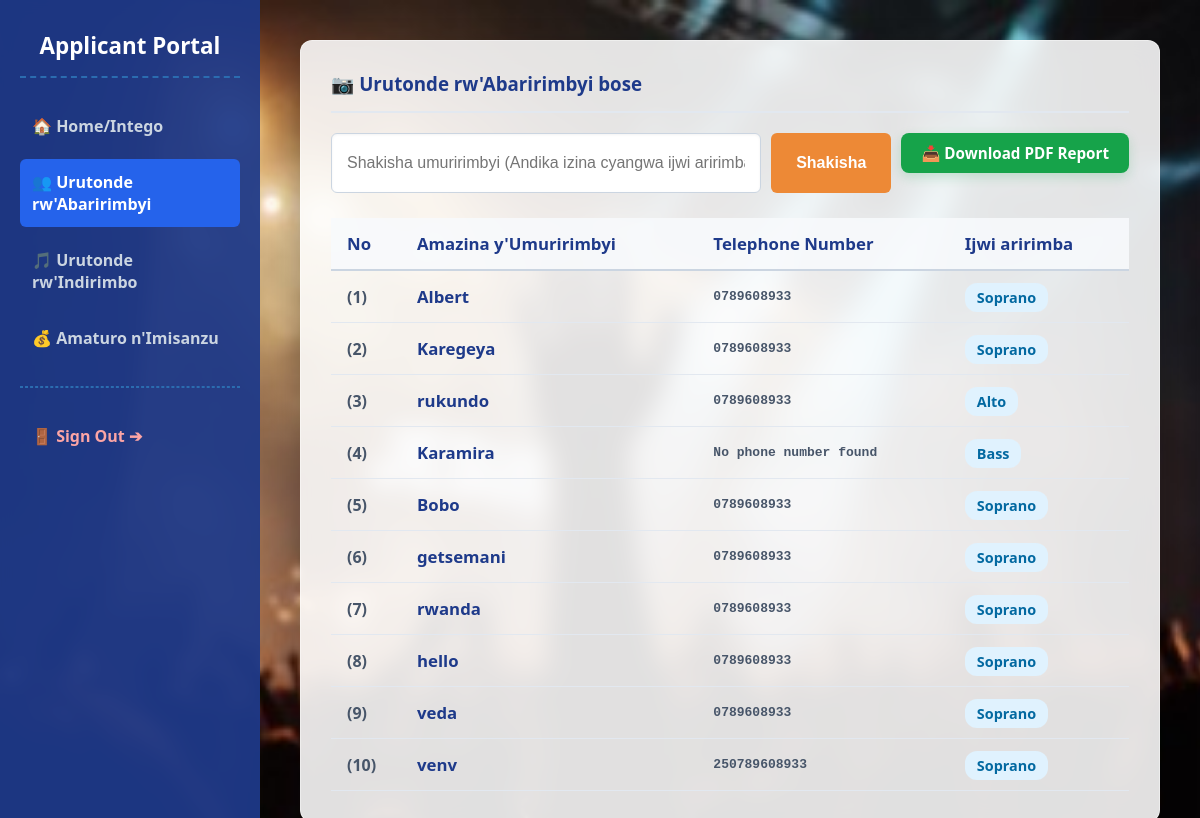
Screenshot of /members/ (signed in) with the database file from the repository.
### choir_app/models.py (models this page shows, shortened)
class Member(models.Model):
    VOICE_CHOICES = [
        ('Soprano', 'Soprano'),
        ('Alto', 'Alto'),
        ('Tenor', 'Tenor'),
        ('Bass', 'Bass'),
    ]
    name = models.CharField(max_length=200)
    voice = models.CharField(max_length=50, choices=VOICE_CHOICES)
    phone = models.CharField(max_length=20, blank=True, null=True)

### choir_app/views.py (the view, shortened to what this page needs)
# urls.py: path('members/', views.members_list, name='members_list'),
@login_required(login_url='/login/')
def members_list(request):
    query = request.GET.get('q', '')
    if query:
        members = Member.objects.filter(name__icontains=query) | Member.objects.filter(voice__icontains=query)
    else:
        members = Member.objects.all()
    return render(request, 'choir_app/members.html', {'members': members, 'query': query})

### choir_app/templates/choir_app/members.html (shortened to what this page needs)
{% load static %}
<!DOCTYPE html>
<html lang="en">
<head>
</head>
<body>
    <div class="sidebar">
        <h2>Applicant Portal</h2>
        <div class="sidebar-menu">
            <a href="{% url 'index' %}">🏠 Home/Intego</a>
            <a href="{% url 'members_list' %}" class="active">👥 Urutonde rw'Abaririmbyi</a>
            <a href="{% url 'songs_list' %}">🎵 Urutonde rw'Indirimbo</a>
            <a href="{% url 'contributions_list' %}">💰 Amaturo n'Imisanzu</a>
            <hr style="border: 1px dashed #2b6cb0; width: 100%; margin: 15px 0;">
            <a href="{% url 'logout' %}" style="color: #fca5a5;">🚪 Sign Out ➔</a>
        </div>
    </div>
    <div class="main-workspace">
        <div class="container-box">
            <h3>📷 Urutonde rw'Abaririmbyi bose</h3>
            <form method="GET" action="{% url 'members_list' %}" style="display: flex; gap: 10px; margin-bottom: 25px;">
                <input type="text" name="q" value="{{ query|default:'' }}" placeholder="Shakisha umuririmbyi (Andika izina cyangwa ijwi aririmba nka Alto, Bass)..." style="flex: 1; padding: 12px 15px; border: 1px solid #cbd5e1; border-radius: 6px; font-size: 1em; outline: none; box-shadow: inset 0 1px 3px rgba(0,0,0,0.05); font-weight: 500;">
                <button type="submit" style="background: #ed8936; color: white; border: none; padding: 12px 25px; border-radius: 6px; font-weight: bold; cursor: pointer; font-size: 1em;">Shakisha</button>
<div style="margin-bottom: 20px; display: flex; justify-content: flex-end;">
    <a href="?q={{ query }}&download_pdf=1" style="background: #16a34a; color: white; text-decoration: none; padding: 10px 20px; border-radius: 8px; font-weight: bold; font-size: 0.95em; display: inline-flex; align-items: center; gap: 8px; box-shadow: 0 4px 12px rgba(22, 163, 74, 0.2);">
        📥 Download PDF Report
    </a>
</div>
            </form>
            <table class="data-table">
                <thead>
                    <tr>
                        <th style="width: 70px;">No</th>
                        <th>Amazina y'Umuririmbyi</th>
                        <th>Telephone Number</th>
                        <th>Ijwi aririmba</th>
                    </tr>
                </thead>
                <tbody>
                    {% for member in members %}
                        <tr>
                            <td style="font-weight: bold; color: #475569;">({{ forloop.counter }})</td>
                            <td style="color: #1e3a8a; font-size: 1.05em;">{{ member.name }}</td>
                            <td style="color: #475569; font-family: monospace;">
                                {{ member.phone|default:"No phone number found" }}
                            </td>
                            <td><span class="badge-voice">{{ member.voice }}</span></td>
                        </tr>
                    {% empty %}
                        <tr>
                            <td colspan="4" style="text-align: center; color: #64748b; font-style: italic; padding: 20px;">Nta muririmbyi n'umwe uhuje n'iryo jambo rishakishwa.</td>
                        </tr>
                    {% endfor %}
                </tbody>
            </table>
        </div>
    </div>
</body>
</html>

### rows the page displays
Member: name "Albert", phone "0789608933", voice "Soprano"
Member: name "Karegeya", phone "0789608933", voice "Soprano"
Member: name "rukundo", phone "0789608933", voice "Alto"
Member: name "Karamira", phone "No phone number found", voice "Bass"
Member: name "Bobo", phone "0789608933", voice "Soprano"
Member: name "getsemani", phone "0789608933", voice "Soprano"
Member: name "rwanda", phone "0789608933", voice "Soprano"
Member: name "hello", phone "0789608933", voice "Soprano"
Member: name "veda", phone "0789608933", voice "Soprano"
Member: name "venv", phone "250789608933", voice "Soprano"
